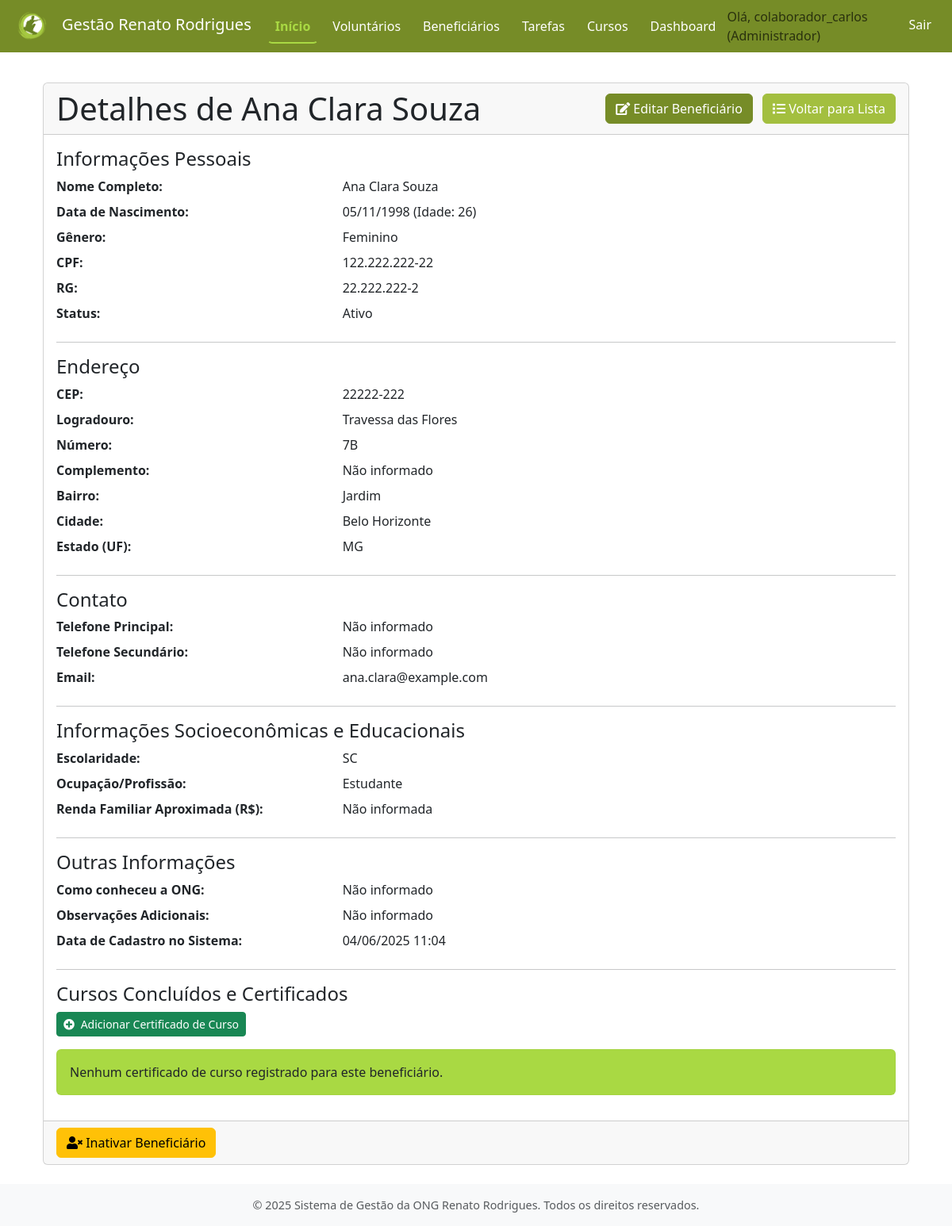
The page /beneficiarios/4/ (signed in) on the database as committed earlier.
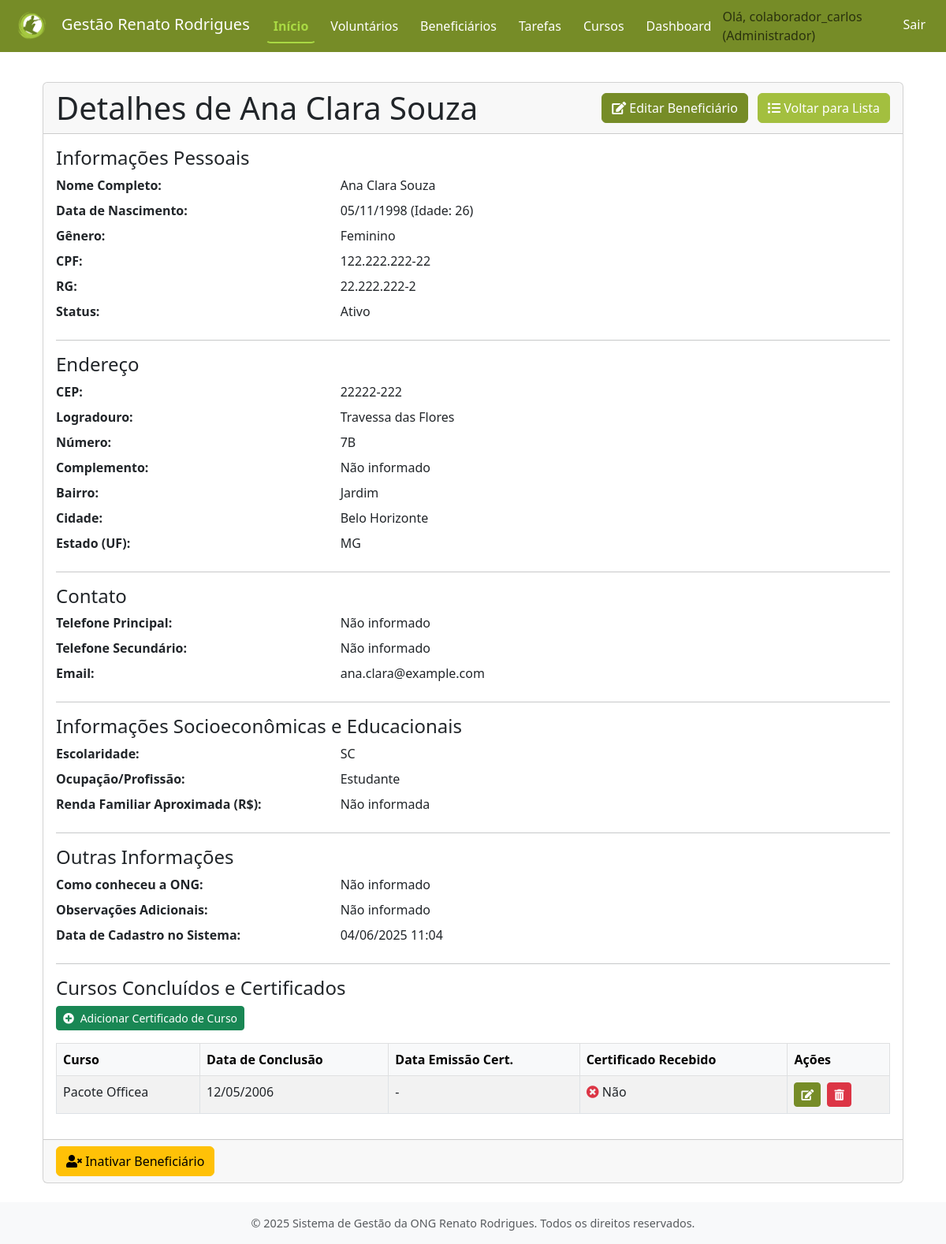
The same page on the database as committed later.
### cursos/models.py (models this page shows, shortened)
class Certificado(models.Model):
    beneficiario = models.ForeignKey(Beneficiario, on_delete=models.CASCADE, related_name='certificados', verbose_name="Beneficiário")
    curso = models.ForeignKey(Curso, on_delete=models.PROTECT, related_name='certificados', verbose_name="Curso") # PROTECT para não deletar curso se houver certificados
    data_conclusao = models.DateField(verbose_name="Data de Conclusão")
    data_emissao_certificado = models.DateField(blank=True, null=True, verbose_name="Data de Emissão do Certificado")
    certificado_recebido = models.BooleanField(default=False, verbose_name="Certificado Físico Recebido")
    class Meta:
        verbose_name = "Certificado"
        verbose_name_plural = "Certificados"
        ordering = ['-data_conclusao', 'beneficiario__nome_completo']
        unique_together = ('beneficiario', 'curso', 'data_conclusao') # Evitar duplicidade exata

class Curso(models.Model):
    nome_curso = models.CharField(max_length=200, verbose_name="Nome do Curso")
    descricao = models.TextField(blank=True, null=True, verbose_name="Descrição")
    class Meta:
        verbose_name = "Curso"
        verbose_name_plural = "Cursos"

### beneficiarios/views.py (the view)
# urls.py: path('<int:beneficiario_id>/', views.detalhar_beneficiario, name='detalhar_beneficiario'),
@login_required
def detalhar_beneficiario(request, beneficiario_id):
    beneficiario = get_object_or_404(Beneficiario, pk=beneficiario_id)
    certificados = Certificado.objects.filter(beneficiario=beneficiario).order_by('-data_conclusao', 'curso__nome_curso')
    contexto = {
        'beneficiario': beneficiario,
        'certificados': certificados,
        'titulo_pagina': f'Detalhes de {beneficiario.nome_completo}'
    }
    return render(request, 'beneficiarios/detalhar_beneficiario.html', contexto)

### beneficiarios/models.py (called while the page is built)
    @property
    def idade(self):
        from datetime import date
        today = date.today()
        return today.year - self.data_nascimento.year - ((today.month, today.day) < (self.data_nascimento.month, self.data_nascimento.day))

    def get_cpf_formatado(self):
        if self.cpf:
            cpf_numeros = ''.join(filter(str.isdigit, self.cpf))
            if len(cpf_numeros) == 11:
                return f"{cpf_numeros[:3]}.{cpf_numeros[3:6]}.{cpf_numeros[6:9]}-{cpf_numeros[9:]}"
        return self.cpf or ""

    def get_rg_formatado(self):
        if self.rg:
            rg_val = ''.join(filter(str.isdigit, self.rg[:-1])) + \
                     (self.rg[-1] if self.rg[-1].upper() == 'X' else ''.join(filter(str.isdigit, self.rg[-1])))
            rg_val = rg_val.upper()
            if len(rg_val) == 9:
                return f"{rg_val[0:2]}.{rg_val[2:5]}.{rg_val[5:8]}-{rg_val[8]}"
            elif len(rg_val) == 8: # XX.XXX.XXX
                 return f"{rg_val[0:2]}.{rg_val[2:5]}.{rg_val[5:8]}"
        return self.rg or ""

    def get_telefone_principal_formatado(self):
        return self._formatar_telefone(self.telefone_principal)

### beneficiarios/templates/beneficiarios/detalhar_beneficiario.html (shortened to what the changed rows need)
{% extends "core/base.html" %}
{% block content %}
<div class="container mt-4">
    <div class="card">
        <div class="card-header d-flex justify-content-between align-items-center">
            <h1 class="mb-0">{{ titulo_pagina }}</h1>
        </div>
        <div class="card-body">
            <h4 class="card-title">Informações Pessoais</h4>
            <dl class="row">
                <dt class="col-sm-4">Nome Completo:</dt>
                <dd class="col-sm-8">{{ beneficiario.nome_completo }}</dd>
                <dt class="col-sm-4">Data de Nascimento:</dt>
                <dd class="col-sm-8">{{ beneficiario.data_nascimento|date:"d/m/Y" }} (Idade: {{ beneficiario.idade }})</dd>
                <dt class="col-sm-4">Gênero:</dt>
                <dd class="col-sm-8">{{ beneficiario.get_genero_display }}</dd>
                <dt class="col-sm-4">CPF:</dt>
                <dd class="col-sm-8">{{ beneficiario.get_cpf_formatado|default:"Não informado" }}</dd>
                <dt class="col-sm-4">RG:</dt>
                <dd class="col-sm-8">{{ beneficiario.get_rg_formatado|default:"Não informado" }}</dd>
                <dt class="col-sm-4">Status:</dt>
                <dd class="col-sm-8">{% if beneficiario.ativo %}Ativo{% else %}Inativo{% endif %}</dd>
            </dl>
            <hr>
            <h4 class="card-title">Endereço</h4>
            <dl class="row">
                <dt class="col-sm-4">CEP:</dt>
                <dd class="col-sm-8">{{ beneficiario.get_cep_formatado|default:"Não informado" }}</dd>
                <dt class="col-sm-4">Logradouro:</dt>
                <dd class="col-sm-8">{{ beneficiario.logradouro|default:"Não informado" }}</dd>
                <dt class="col-sm-4">Número:</dt>
                <dd class="col-sm-8">{{ beneficiario.numero_endereco|default:"Não informado" }}</dd>
                <dt class="col-sm-4">Complemento:</dt>
                <dd class="col-sm-8">{{ beneficiario.complemento_endereco|default:"Não informado" }}</dd>
                <dt class="col-sm-4">Bairro:</dt>
                <dd class="col-sm-8">{{ beneficiario.bairro|default:"Não informado" }}</dd>
                <dt class="col-sm-4">Cidade:</dt>
                <dd class="col-sm-8">{{ beneficiario.cidade|default:"Não informada" }}</dd>
                <dt class="col-sm-4">Estado (UF):</dt>
                <dd class="col-sm-8">{{ beneficiario.estado|default:"Não informado" }}</dd>
            </dl>
            <hr>
            <h4 class="card-title">Contato</h4>
            <dl class="row">
                <dt class="col-sm-4">Telefone Principal:</dt>
                <dd class="col-sm-8">{{ beneficiario.get_telefone_principal_formatado|default:"Não informado" }}</dd>
                <dt class="col-sm-4">Telefone Secundário:</dt>
                <dd class="col-sm-8">{{ beneficiario.get_telefone_secundario_formatado|default:"Não informado" }}</dd>
                <dt class="col-sm-4">Email:</dt>
                <dd class="col-sm-8">{{ beneficiario.email|default:"Não informado" }}</dd>
            </dl>
            <hr>
            <h4 class="card-title">Informações Socioeconômicas e Educacionais</h4>
            <dl class="row">
                <dt class="col-sm-4">Escolaridade:</dt>
                <dd class="col-sm-8">{{ beneficiario.get_escolaridade_display }}</dd>
                <dt class="col-sm-4">Ocupação/Profissão:</dt>
                <dd class="col-sm-8">{{ beneficiario.ocupacao|default:"Não informada" }}</dd>
                <dt class="col-sm-4">Renda Familiar Aproximada (R$):</dt>
                <dd class="col-sm-8">{{ beneficiario.renda_familiar_aproximada|default:"Não informada" }}</dd>
            </dl>
            <hr>
            <h4 class="card-title">Outras Informações</h4>
            <dl class="row">
                <dt class="col-sm-4">Como conheceu a ONG:</dt>
                <dd class="col-sm-8">{{ beneficiario.como_conheceu_ong|default:"Não informado"|linebreaksbr }}</dd>
                <dt class="col-sm-4">Observações Adicionais:</dt>
                <dd class="col-sm-8">{{ beneficiario.observacoes|default:"Não informado"|linebreaksbr }}</dd>
                <dt class="col-sm-4">Data de Cadastro no Sistema:</dt>
                <dd class="col-sm-8">{{ beneficiario.data_cadastro|date:"d/m/Y H:i" }}</dd>
            </dl>
            <hr>
            <h4 class="card-title">Cursos Concluídos e Certificados</h4>
            <div class="mb-3">
                <a href="{% url 'cursos:adicionar_certificado_beneficiario' beneficiario_id=beneficiario.id %}" class="btn btn-success btn-sm">
                </a>
            </div>
            {% if certificados %}
            <div class="table-responsive">
                <table class="table table-striped table-hover table-bordered">
                    <thead class="table-light">
                        <tr>
                            <th>Curso</th>
                            <th>Data de Conclusão</th>
                            <th>Data Emissão Cert.</th>
                            <th>Certificado Recebido</th>
                            <th>Ações</th>
                        </tr>
                    </thead>
                    <tbody>
                        {% for certificado in certificados %}
                        <tr>
                            <td>{{ certificado.curso.nome_curso }}</td>
                            <td>{{ certificado.data_conclusao|date:"d/m/Y" }}</td>
                            <td>{{ certificado.data_emissao_certificado|date:"d/m/Y"|default:"-" }}</td>
                            <td>{% if certificado.certificado_recebido %}<i class="fas fa-check-circle text-success"></i> Sim{% else %}<i class="fas fa-times-circle text-danger"></i> Não{% endif %}</td>
                            <td>
                                <a href="{% url 'cursos:editar_certificado_beneficiario' certificado_id=certificado.id %}" class="btn btn-primary btn-sm me-1" title="Editar Certificado">
                                    <i class="fas fa-edit"></i>
                                </a>
                                <a href="{% url 'cursos:excluir_certificado_beneficiario' certificado_id=certificado.id %}" class="btn btn-danger btn-sm" title="Excluir Certificado">
                                    <i class="fas fa-trash-alt"></i>
                                </a>
                            </td>
                        </tr>
                        {% endfor %}
                    </tbody>
                </table>
            </div>
            {% else %}
            <div class="alert alert-info" role="alert">
                Nenhum certificado de curso registrado para este beneficiário.
            </div>
            {% endif %}
        </div>
    </div>
</div>
{% endblock content %}

Rows that differ between the two databases and show on the page:
added Certificado: curso.nome_curso "Pacote Officea", data_conclusao "12/05/2006", data_emissao_certificado "-", certificado_recebido False (drawn)
Other text that changed with them:
text no longer shown: "Nenhum certificado de curso registrado para este beneficiário."
text now shown: "Curso Data de Conclusão Data Emissão Cert. Certificado Recebido Ações"
